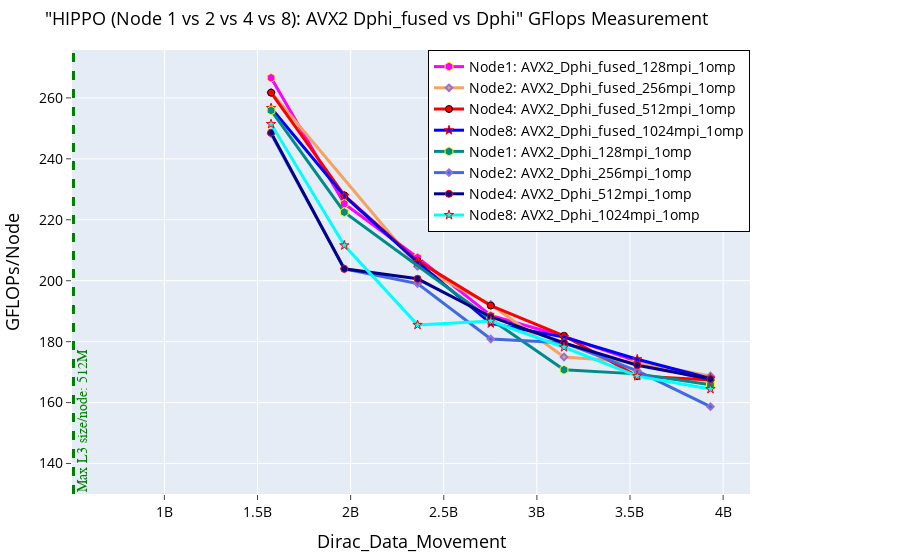

The notebook cell saved with this chart:
### Markdown cell above
# AVX2 Pure MPI

### Code cell
fig = go.Figure() 

# AVX Fused Case
fig.add_trace(go.Scatter(x=(dfn1AvxFusProb_128mpi_1omp.Dirc_Data_Mov*(dfn1AvxFusProb_128mpi_1omp.MPI_size)), 
                         y=(dfn1AvxFusProb_128mpi_1omp.GFLOPS*(dfn1AvxFusProb_128mpi_1omp.MPI_size)), 
                         mode='lines+markers', 
                         name='Node1: AVX2_Dphi_fused_128mpi_1omp',
                         line=dict(color='magenta',width=3),
                         marker=dict(symbol='hexagon',size=9, line=dict(color='yellow',width=1))))

fig.add_trace(go.Scatter(x=(dfn2AvxFusProb_256mpi_1omp.Dirc_Data_Mov*(dfn2AvxFusProb_256mpi_1omp.MPI_size/2)), 
                         y=(dfn2AvxFusProb_256mpi_1omp.GFLOPS*(dfn2AvxFusProb_256mpi_1omp.MPI_size/2)), 
                         mode='lines+markers', 
                         name='Node2: AVX2_Dphi_fused_256mpi_1omp',
                         line=dict(color='sandybrown',width=3),
                         marker=dict(symbol='diamond',size=5,line=dict(color='MediumPurple',width=2))))

fig.add_trace(go.Scatter(x=(dfn4AvxFusProb_512mpi_1omp.Dirc_Data_Mov*(dfn4AvxFusProb_512mpi_1omp.MPI_size/4)), 
                         y=(dfn4AvxFusProb_512mpi_1omp.GFLOPS*(dfn4AvxFusProb_512mpi_1omp.MPI_size/4)), 
                         mode='lines+markers', 
                         name='Node4: AVX2_Dphi_fused_512mpi_1omp',
                         line=dict(color='red',width=3),
                         marker=dict(symbol='circle',size=7, line=dict(color='black',width=1))))

fig.add_trace(go.Scatter(x=(dfn8AvxFusProb_1024mpi_1omp.Dirc_Data_Mov*(dfn8AvxFusProb_1024mpi_1omp.MPI_size/8)), 
                         y=(dfn8AvxFusProb_1024mpi_1omp.GFLOPS*(dfn8AvxFusProb_1024mpi_1omp.MPI_size/8)), 
                         mode='lines+markers', 
                         name='Node8: AVX2_Dphi_fused_1024mpi_1omp',
                         line=dict(color='blue',width=3),
                         marker=dict(symbol='star',size=7, line=dict(color='red',width=1))))




# AVX Non-Fused Case
fig.add_trace(go.Scatter(x=(dfn1AvxNonFusProb_128mpi_1omp.Dirc_Data_Mov*(dfn1AvxNonFusProb_128mpi_1omp.MPI_size)), 
                         y=(dfn1AvxNonFusProb_128mpi_1omp.GFLOPS*(dfn1AvxNonFusProb_128mpi_1omp.MPI_size)), 
                         mode='lines+markers', 
                         name='Node1: AVX2_Dphi_128mpi_1omp',
                         line=dict(color='darkcyan',width=3),
                         marker=dict(symbol='hexagon',size=9, line=dict(color='yellow',width=1))))

fig.add_trace(go.Scatter(x=(dfn2AvxNonFusProb_256mpi_1omp.Dirc_Data_Mov*(dfn2AvxNonFusProb_256mpi_1omp.MPI_size/2)), 
                         y=(dfn2AvxNonFusProb_256mpi_1omp.GFLOPS*(dfn2AvxNonFusProb_256mpi_1omp.MPI_size/2)), 
                         mode='lines+markers', 
                         name='Node2: AVX2_Dphi_256mpi_1omp',
                         line=dict(color='royalblue',width=3),
                         marker=dict(symbol='diamond',size=5,line=dict(color='MediumPurple',width=2))))

fig.add_trace(go.Scatter(x=(dfn4AvxNonFusProb_512mpi_1omp.Dirc_Data_Mov*(dfn4AvxNonFusProb_512mpi_1omp.MPI_size/4)), 
                         y=(dfn4AvxNonFusProb_512mpi_1omp.GFLOPS*(dfn4AvxNonFusProb_512mpi_1omp.MPI_size/4)), 
                         mode='lines+markers', 
                         name='Node4: AVX2_Dphi_512mpi_1omp',
                         line=dict(color='darkblue',width=3),
                         marker=dict(symbol='circle',size=7, line=dict(color='red',width=1))))

fig.add_trace(go.Scatter(x=(dfn8AvxNonFusProb_1024mpi_1omp.Dirc_Data_Mov*(dfn8AvxNonFusProb_1024mpi_1omp.MPI_size/8)), 
                         y=(dfn8AvxNonFusProb_1024mpi_1omp.GFLOPS*(dfn8AvxNonFusProb_1024mpi_1omp.MPI_size/8)), 
                         mode='lines+markers', 
                         name='Node8: AVX2_Dphi_1024mpi_1omp',
                         line=dict(color='cyan',width=3),
                         marker=dict(symbol='star',size=7, line=dict(color='red',width=1))))




# Adding a vertical line
fig.add_vline(x=512e6, line_width=3, line_dash="dash", line_color="green")
# fig.add_hline(y=1024, line_width=3, line_dash="dash", line_color="red")

# Add annotation
fig.add_annotation(
    x=512e6,
    y=130,
    text='Max L3 size/node: 512M',
    xanchor='left',  # Anchor the text to the left side of the annotation point
    yanchor='bottom',
    showarrow=False,
    arrowhead=1,
    arrowsize=1,
    arrowwidth=2,
    arrowcolor="#636363",
    ax=-60,  # Move the text 60 units to the left
    ay=-30,
    font=dict(size=14, color="green", family="Sans Serif"),
    align="left",
    textangle=-90,  # Rotate the text 90 degrees counter-clockwise
)




fig.update_layout(
    title=dict(text='"HIPPO (Node 1 vs 2 vs 4 vs 8): AVX2 Dphi_fused vs Dphi" GFlops Measurement',
               font=dict(color="black",size=18)),  # Set title text color to black
    xaxis_title=dict(text='Dirac_Data_Movement', font=dict(color="black",size=18)), 
    yaxis_title=dict(text='GFLOPs/Node', font=dict(color="black",size=18)), 
    xaxis=dict(ticks="outside", tickfont=dict(color="black",size=14)),  # Set font color for x-axis ticks
    yaxis=dict(ticks="outside", tickfont=dict(color="black",size=14)),  # Set font color for y-axis ticks
    legend=go.layout.Legend(bordercolor="black", borderwidth=1, x=1, xanchor="right", y=1, yanchor="top",
                            font=dict(color="black",size=14)),  # Set legend text color to black
    margin=dict(l=50, r=150, t=50, b=50)  # Adjust the left and right margins
)

### Figure 1 — Plotly figure (JSON) as saved in the notebook; plotly's stock layout.template omitted (floating-point values rounded to 4 significant figures)
{"data": [{"line": {"color": "magenta", "width": 3}, "marker": {"line": {"color": "yellow", "width": 1}, "size": 9, "symbol": "hexagon"}, "mode": "lines+markers", "name": "Node1: AVX2_Dphi_fused_128mpi_1omp", "type": "scatter", "x": [1572864000, 1966080000, 2359296000, 2752512000, 3145728000, 3538944000, 3932160000], "y": [266.6, 225.3, 207.6, 188.6, 181.7, 173.5, 167.1]}, {"line": {"color": "sandybrown", "width": 3}, "marker": {"line": {"color": "MediumPurple", "width": 2}, "size": 5, "symbol": "diamond"}, "mode": "lines+markers", "name": "Node2: AVX2_Dphi_fused_256mpi_1omp", "type": "scatter", "x": [1572864000, 2359296000, 2752512000, 3145728000, 3538944000, 3932160000], "y": [261.8, 204.7, 192.2, 175.0, 173.3, 168.7]}, {"line": {"color": "red", "width": 3}, "marker": {"line": {"color": "black", "width": 1}, "size": 7, "symbol": "circle"}, "mode": "lines+markers", "name": "Node4: AVX2_Dphi_fused_512mpi_1omp", "type": "scatter", "x": [1572864000, 1966080000, 2359296000, 2752512000, 3145728000, 3538944000, 3932160000], "y": [261.7, 228.0, 206.5, 191.8, 181.9, 168.7, 167.4]}, {"line": {"color": "blue", "width": 3}, "marker": {"line": {"color": "red", "width": 1}, "size": 7, "symbol": "star"}, "mode": "lines+markers", "name": "Node8: AVX2_Dphi_fused_1024mpi_1omp", "type": "scatter", "x": [1572864000, 1966080000, 2359296000, 2752512000, 3145728000, 3538944000, 3932160000], "y": [256.7, 227.9, 206.1, 186.0, 181.5, 174.2, 167.9]}, {"line": {"color": "darkcyan", "width": 3}, "marker": {"line": {"color": "yellow", "width": 1}, "size": 9, "symbol": "hexagon"}, "mode": "lines+markers", "name": "Node1: AVX2_Dphi_128mpi_1omp", "type": "scatter", "x": [1572864000, 1966080000, 2752512000, 3145728000, 3538944000, 3932160000], "y": [255.9, 222.5, 187.4, 170.8, 169.4, 165.8]}, {"line": {"color": "royalblue", "width": 3}, "marker": {"line": {"color": "MediumPurple", "width": 2}, "size": 5, "symbol": "diamond"}, "mode": "lines+markers", "name": "Node2: AVX2_Dphi_256mpi_1omp", "type": "scatter", "x": [1572864000, 1966080000, 2359296000, 2752512000, 3145728000, 3538944000, 3932160000], "y": [248.3, 203.9, 199.1, 180.9, 179.7, 170.4, 158.7]}, {"line": {"color": "darkblue", "width": 3}, "marker": {"line": {"color": "red", "width": 1}, "size": 7, "symbol": "circle"}, "mode": "lines+markers", "name": "Node4: AVX2_Dphi_512mpi_1omp", "type": "scatter", "x": [1572864000, 1966080000, 2359296000, 2752512000, 3145728000, 3538944000, 3932160000], "y": [248.6, 203.9, 200.6, 188.2, 179.6, 172.3, 167.8]}, {"line": {"color": "cyan", "width": 3}, "marker": {"line": {"color": "red", "width": 1}, "size": 7, "symbol": "star"}, "mode": "lines+markers", "name": "Node8: AVX2_Dphi_1024mpi_1omp", "type": "scatter", "x": [1572864000, 1966080000, 2359296000, 2752512000, 3145728000, 3538944000, 3932160000], "y": [251.4, 211.6, 185.5, 186.8, 178.2, 168.7, 164.4]}], "layout": {"annotations": [{"align": "left", "arrowcolor": "#636363", "arrowhead": 1, "arrowsize": 1, "arrowwidth": 2, "ax": -60, "ay": -30, "font": {"color": "green", "family": "Sans Serif", "size": 14}, "showarrow": false, "text": "Max L3 size/node: 512M", "textangle": -90, "x": 512000000, "xanchor": "left", "y": 130, "yanchor": "bottom"}], "legend": {"bordercolor": "black", "borderwidth": 1, "font": {"color": "black", "size": 14}, "x": 1, "xanchor": "right", "y": 1, "yanchor": "top"}, "margin": {"b": 50, "l": 50, "r": 150, "t": 50}, "shapes": [{"line": {"color": "green", "dash": "dash", "width": 3}, "type": "line", "x0": 512000000, "x1": 512000000, "xref": "x", "y0": 0, "y1": 1, "yref": "y domain"}], "title": {"font": {"color": "black", "size": 18}, "text": "\"HIPPO (Node 1 vs 2 vs 4 vs 8): AVX2 Dphi_fused vs Dphi\" GFlops Measurement"}, "xaxis": {"tickfont": {"color": "black", "size": 14}, "ticks": "outside", "title": {"font": {"color": "black", "size": 18}, "text": "Dirac_Data_Movement"}}, "yaxis": {"tickfont": {"color": "black", "size": 14}, "ticks": "outside", "title": {"font": {"color": "black", "size": 18}, "text": "GFLOPs/Node"}}}}
